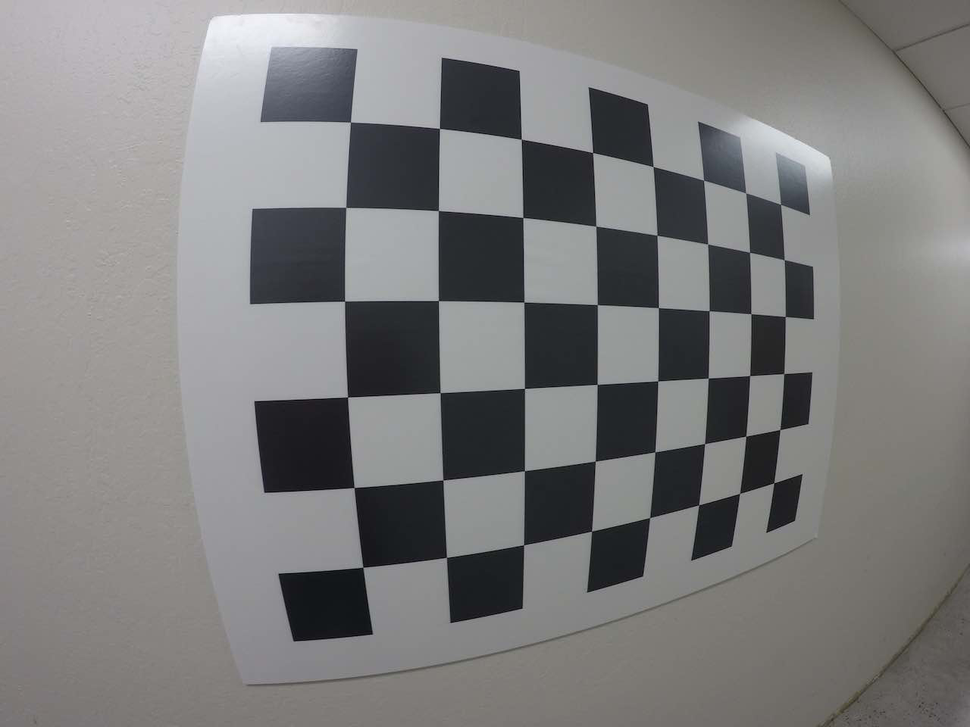
#> input picture L5-CameraCalibration/test_image2.png, 970 x 727 px, shrunk from 1280 x 960 before the run
$ python undistort_and_transform.py
#> lines starting #> are read from the running program, lines starting #| are printed output that depends on the picture; after the words box and inside, x2 and y2 are one past the last pixel; in counts of white or black regions, pixels touching at a corner belong together
import pickle
import cv2
import numpy as np
import matplotlib.pyplot as plt
import matplotlib.image as mpimg

# Read in the saved camera matrix and distortion coefficients
# These are the arrays you calculated using cv2.calibrateCamera()
dist_pickle = pickle.load( open( "wide_dist_pickle.p", "rb" ) )
#> (reads L5-CameraCalibration/wide_dist_pickle.p from the repository)
mtx = dist_pickle["mtx"]
dist = dist_pickle["dist"]

# Read in an image
img = cv2.imread('test_image2.png')
#> img is the input picture: shape (727, 970, 3); mean B, G, R 124.9, 125, 125.3
nx = 8 # the number of inside corners in x
ny = 6 # the number of inside corners in y

# 临时代码，用来获取undistorted之后，找到的几个corner的坐标
# undist_img = cv2.undistort(img, mtx, dist, None, mtx)
# # 2) Convert to grayscale
# gray = cv2.cvtColor(undist_img, cv2.COLOR_BGR2GRAY)
# # 3) Find the chessboard corners
# ret, corners = cv2.findChessboardCorners(gray, (nx, ny), None)

# print(corners)

# MODIFY THIS FUNCTION TO GENERATE OUTPUT
# THAT LOOKS LIKE THE IMAGE ABOVE
def corners_unwarp(img, nx, ny, mtx, dist):
    # Pass in your image into this function
    # Write code to do the following steps
    # 1) Undistort using mtx and dist
#> called with nx = 8, ny = 6, mtx = array of shape (3, 3), dist = array of shape (1, 5)
    undist_img = cv2.undistort(img, mtx, dist, None, mtx)
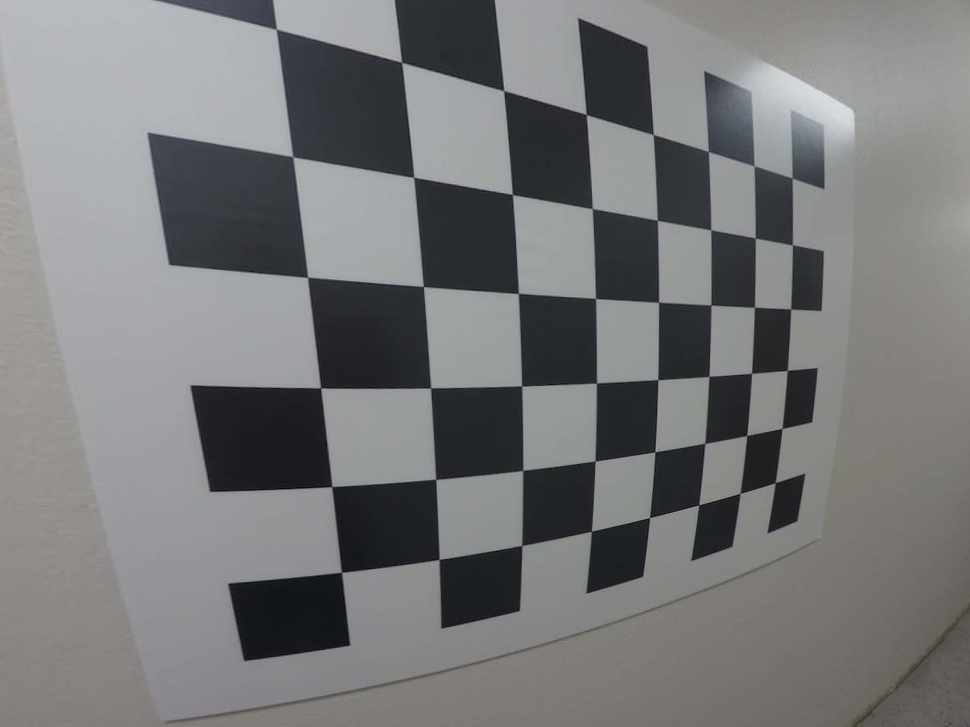
#> undist_img: shape (727, 970, 3); mean B, G, R 120.7, 119.9, 119.1
    # 2) Convert to grayscale
    gray = cv2.cvtColor(undist_img, cv2.COLOR_BGR2GRAY)
    # 3) Find the chessboard corners
    ret, corners = cv2.findChessboardCorners(gray, (nx, ny), None)
#> ret = True; corners = 48 rows, first 8: [279, 31], [402.6, 63.4], [503.8, 90.35], [585.8, 114.2], [653.2, 134.5], [708.2, 151.4], [753.7, 166.3], [792.1, 178]
    # 4) If corners found:
    if ret:
        # a) draw corners
        cv2.drawChessboardCorners(undist_img, (nx,ny), corners,ret)
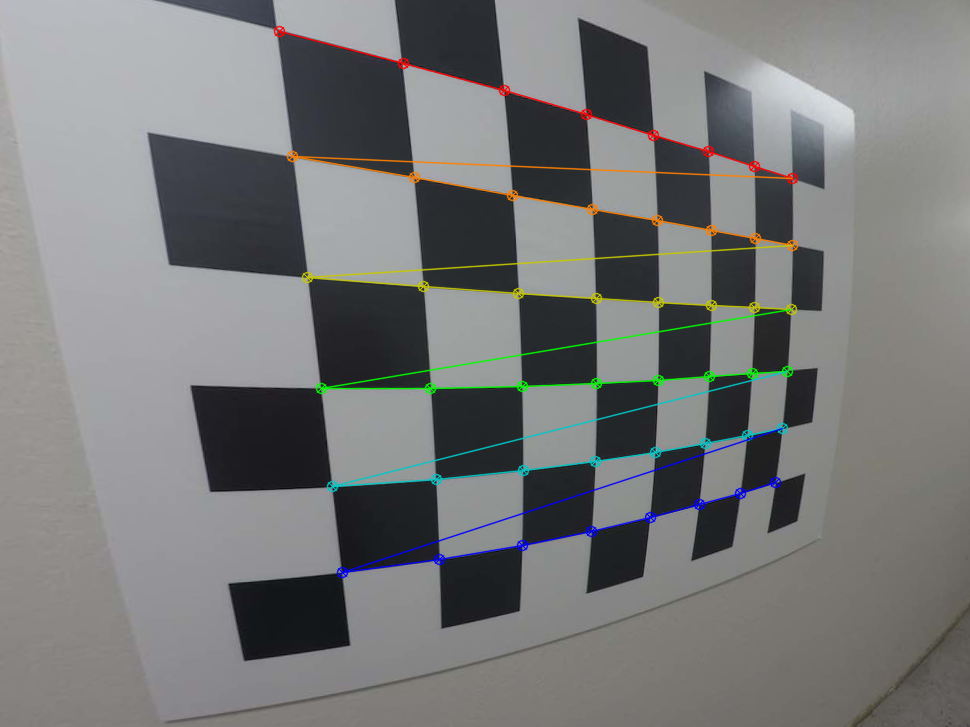
#> undist_img: shape (727, 970, 3); 2.76% of pixels changed, all inside (x1, y1, x2, y2) = (273, 25, 799, 579)
        # b) define 4 source points src = np.float32([[,],[,],[,],[,]])
        # 这4个corner是从undistored的图像中找出来的。
        src_points = np.float32([[436.50708, 114.335556],[1103.9984, 224.66327],
                         [465.32727, 768.5894],[1075.5115, 658.0274]])
        #Note: you could pick any four of the detected corners
        # c) define 4 destination points dst = np.float32([[,],[,],[,],[,]])
        # 通过查看原图，找到每个block所占有的像素数：168，然后计算出来这4个corner应该的位置
        dst_points = np.float32([[50.0, 50.00],[1226.0, 50.0],
                                [50.0, 890.00],[1226.0, 890.0]])
        # d) use cv2.getPerspectiveTransform() to get M, the transform matrix
        M = cv2.getPerspectiveTransform(src_points, dst_points)
        # e) use cv2.warpPerspective() to warp your image to a top-down view
        warpped_img = cv2.warpPerspective(undist_img, M, (img.shape[1], img.shape[0]), flags=cv2.INTER_LINEAR)
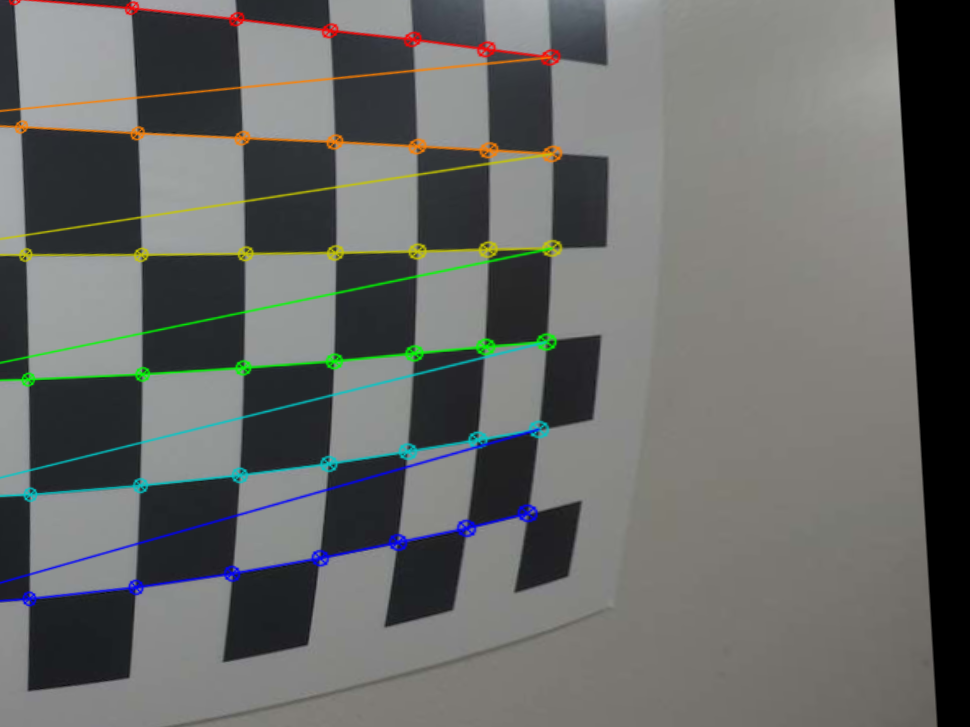
#> warpped_img: shape (727, 970, 3); mean B, G, R 102.9, 105.1, 103.4
        warped = np.copy(warpped_img)
        return warped, M

top_down, perspective_M = corners_unwarp(img, nx, ny, mtx, dist)
#> perspective_M = [[0.913, -0.0468, -352.5], [-0.175, 0.93, 10.53], [-0.000407, -0.000114, 1]]
f, (ax1, ax2) = plt.subplots(1, 2, figsize=(24, 9))
f.tight_layout()
ax1.imshow(img)
ax1.set_title('Original Image', fontsize=50)
ax2.imshow(top_down)
ax2.set_title('Undistorted and Warped Image', fontsize=50)
plt.subplots_adjust(left=0., right=1, top=0.9, bottom=0.)
print("Done")
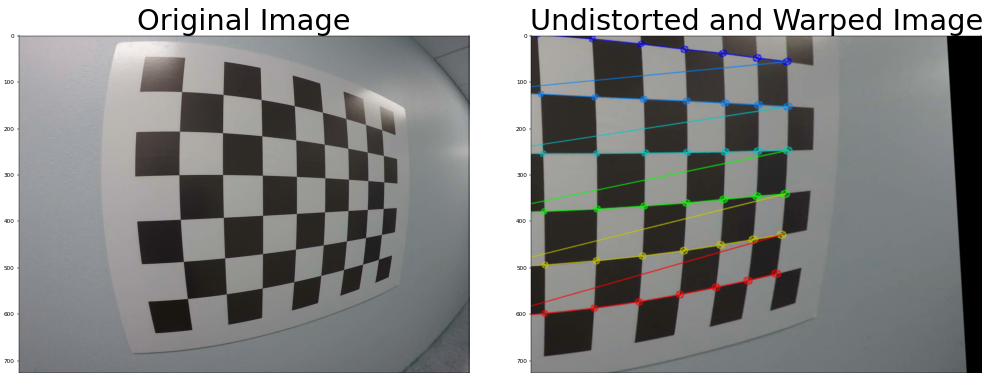
#> figure drawn by matplotlib, 2 panels; B, G, R data is drawn as R, G, B
